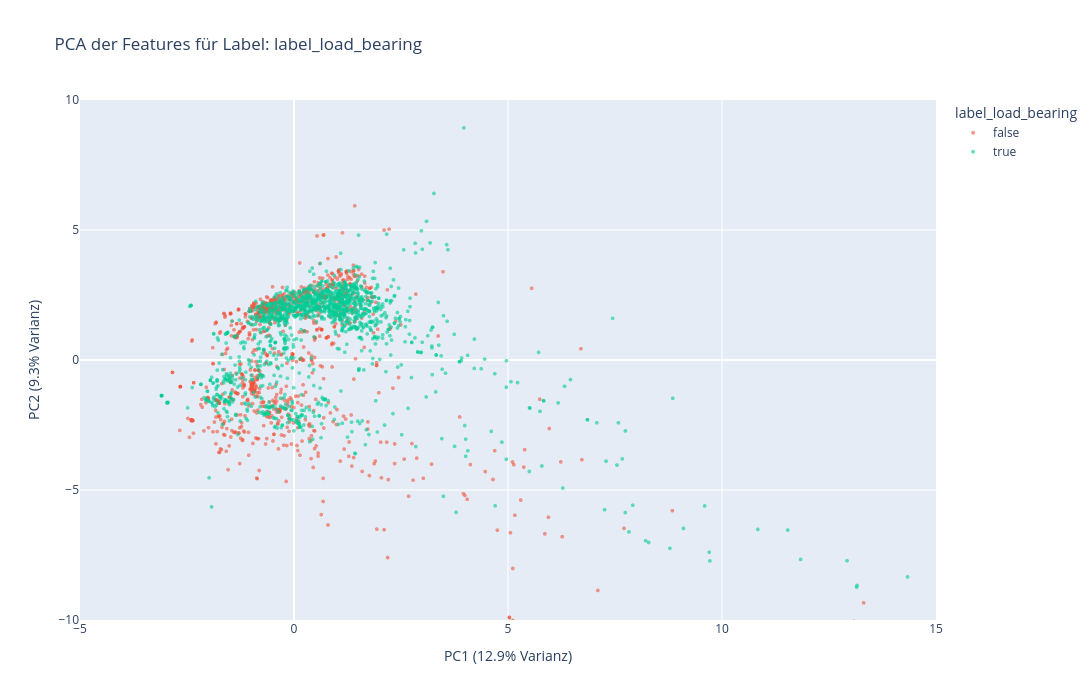

Notebook source saved alongside this figure:
### Code cell
# pca projection coloured by is_external
plot_feature_pca(
    df,
    feature_keys=ALL_FEATURE_KEYS,
    label_col="label_load_bearing",
    x_range=[-5, 15],
    y_range=[-10, 10],
    save="feature_label_load_bearing_pca_projection",
    chapter="appendix"
)

### Figure 1 — Plotly figure (JSON) as saved in the notebook; plotly's stock layout.template omitted (floating-point values rounded to 4 significant figures; data arrays with more than 128 entries replaced by an {"elided": "..."} marker saying what was removed)
{"data": [{"hovertemplate": "label_load_bearing=false<br>PC1 (12.9% Varianz)=%{x}<br>PC2 (9.3% Varianz)=%{y}<extra></extra>", "legendgroup": "false", "marker": {"color": "#EF553B", "opacity": 0.6, "size": 4, "symbol": "circle"}, "mode": "markers", "name": "false", "showlegend": true, "type": "scattergl", "x": {"elided": "1056 float values"}, "xaxis": "x", "y": {"elided": "1056 float values"}, "yaxis": "y"}, {"hovertemplate": "label_load_bearing=true<br>PC1 (12.9% Varianz)=%{x}<br>PC2 (9.3% Varianz)=%{y}<extra></extra>", "legendgroup": "true", "marker": {"color": "#00cc96", "opacity": 0.6, "size": 4, "symbol": "circle"}, "mode": "markers", "name": "true", "showlegend": true, "type": "scattergl", "x": {"elided": "1765 float values"}, "xaxis": "x", "y": {"elided": "1765 float values"}, "yaxis": "y"}], "layout": {"height": 700, "legend": {"title": {"text": "label_load_bearing"}, "tracegroupgap": 0}, "margin": {}, "title": {"text": "PCA der Features für Label: label_load_bearing"}, "width": 1100, "xaxis": {"anchor": "y", "domain": [0, 1], "range": [-5, 15], "title": {"text": "PC1 (12.9% Varianz)"}}, "yaxis": {"anchor": "x", "domain": [0, 1], "range": [-10, 10], "title": {"text": "PC2 (9.3% Varianz)"}}}}
